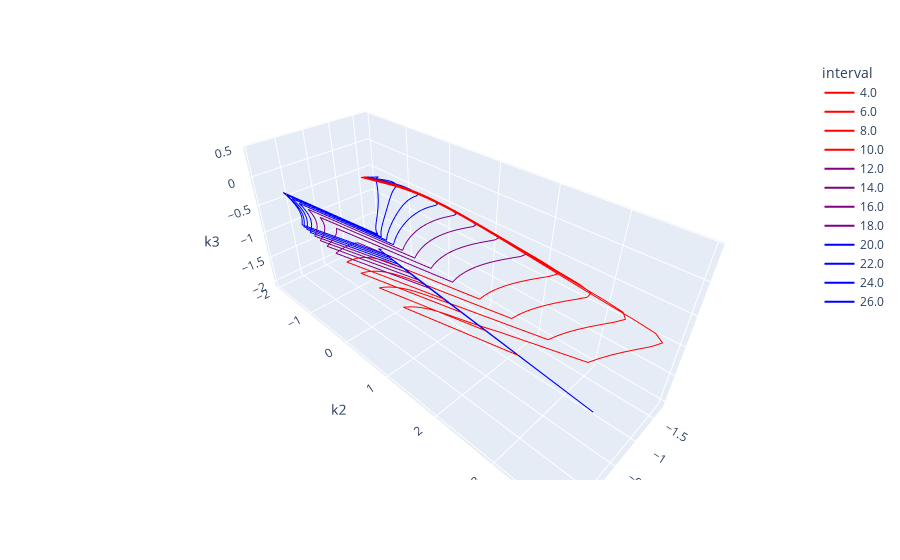

Notebook cell for this chart:
### Code cell
import plotly.express as px
import pandas as pd

df = pd.DataFrame(recurrent_components.reshape(-1, recurrent_components.shape[-1]), columns = ['k1', 'k2', 'k3'])
df['interval'] = jnp.repeat(new_intervals,110).astype(float)
colors = ['red']*4 + ['purple']*4 + ['blue']*4
fig = px.line_3d(df, x="k1", y="k2", z="k3", color='interval', color_discrete_sequence=colors)
fig.show()
